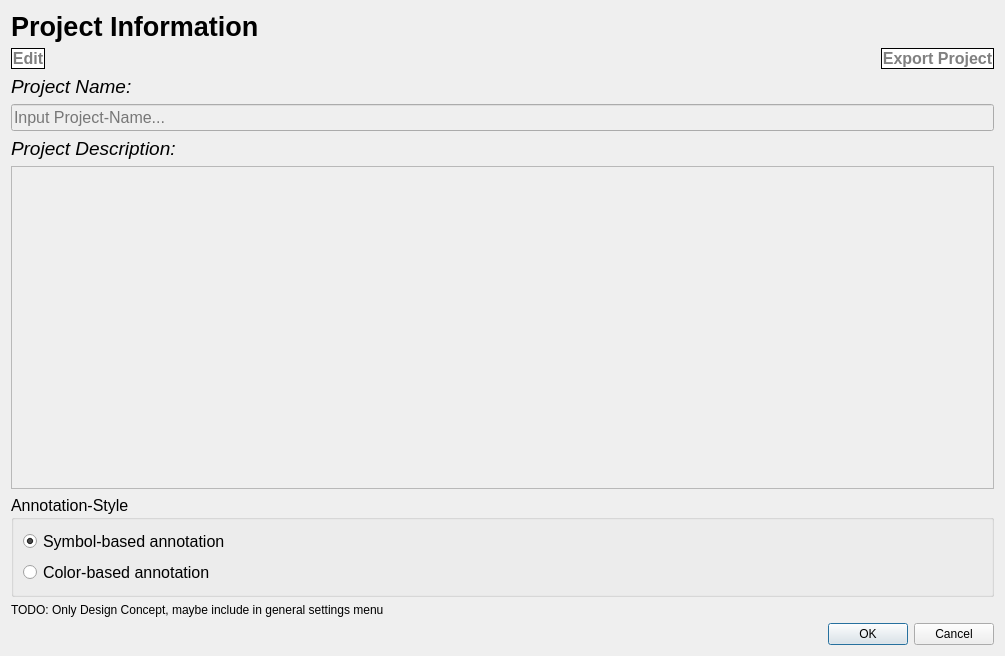
<?xml version="1.0" encoding="UTF-8"?>
<ui version="4.0">
 <class>ProjectInformationDialog</class>
 <widget class="QDialog" name="ProjectInformationDialog">
  <property name="geometry">
   <rect>
    <x>0</x>
    <y>0</y>
    <width>1005</width>
    <height>656</height>
   </rect>
  </property>
  <property name="windowTitle">
   <string>Dialog</string>
  </property>
  <layout class="QVBoxLayout" name="verticalLayout_2">
   <item>
    <widget class="QLabel" name="label_header">
     <property name="sizePolicy">
      <sizepolicy hsizetype="Expanding" vsizetype="Preferred">
       <horstretch>0</horstretch>
       <verstretch>0</verstretch>
      </sizepolicy>
     </property>
     <property name="font">
      <font>
       <pointsize>20</pointsize>
       <bold>true</bold>
      </font>
     </property>
     <property name="text">
      <string>Project Information</string>
     </property>
    </widget>
   </item>
   <item>
    <layout class="QHBoxLayout" name="horizontalLayout">
     <item alignment="Qt::AlignLeft">
      <widget class="QPushButton" name="pushButton">
       <property name="font">
        <font>
         <pointsize>12</pointsize>
         <bold>true</bold>
        </font>
       </property>
       <property name="styleSheet">
        <string notr="true">QPushButton {
    background-color: white;
    border: 1px solid black;
	color: grey;

}

QPushButton:hover {
    background-color: white;
    color: dark grey; 
	text-decoration: underline;
}

QPushButton:pressed {
    background-color: darkgrey;
}

QPushButton:focus {
    border: 1px solid black;
}

QPushButton::menu-indicator {
    image: none;
}</string>
       </property>
       <property name="text">
        <string>Edit</string>
       </property>
       <property name="icon">
        <iconset resource="resources.qrc">
         <normaloff>:/images/images/edit_icon.png</normaloff>:/images/images/edit_icon.png</iconset>
       </property>
       <property name="iconSize">
        <size>
         <width>32</width>
         <height>32</height>
        </size>
       </property>
       <property name="checkable">
        <bool>true</bool>
       </property>
      </widget>
     </item>
     <item alignment="Qt::AlignRight">
      <widget class="QPushButton" name="pushButton_2">
       <property name="font">
        <font>
         <pointsize>12</pointsize>
         <bold>true</bold>
        </font>
       </property>
       <property name="styleSheet">
        <string notr="true">QPushButton {
    background-color: white;
    border: 1px solid black;
	color: grey;

}

QPushButton:hover {
    background-color: white;
    color: dark grey; 
	text-decoration: underline;
}

QPushButton:pressed {
    background-color: darkgrey;
}

QPushButton:focus {
    border: 1px solid black;
}

QPushButton::menu-indicator {
    image: none;
}</string>
       </property>
       <property name="text">
        <string>Export Project</string>
       </property>
       <property name="icon">
        <iconset resource="resources.qrc">
         <normaloff>:/images/images/export_icon.png</normaloff>:/images/images/export_icon.png</iconset>
       </property>
       <property name="iconSize">
        <size>
         <width>32</width>
         <height>32</height>
        </size>
       </property>
       <property name="checkable">
        <bool>false</bool>
       </property>
      </widget>
     </item>
    </layout>
   </item>
   <item>
    <widget class="QLabel" name="label_pname">
     <property name="font">
      <font>
       <pointsize>14</pointsize>
       <italic>true</italic>
      </font>
     </property>
     <property name="text">
      <string>Project Name:</string>
     </property>
    </widget>
   </item>
   <item>
    <widget class="QLineEdit" name="lineEdit_pname">
     <property name="enabled">
      <bool>false</bool>
     </property>
     <property name="font">
      <font>
       <pointsize>12</pointsize>
      </font>
     </property>
     <property name="text">
      <string/>
     </property>
     <property name="maxLength">
      <number>50</number>
     </property>
     <property name="placeholderText">
      <string>Input Project-Name...</string>
     </property>
    </widget>
   </item>
   <item>
    <widget class="QLabel" name="label_pdescr">
     <property name="font">
      <font>
       <pointsize>14</pointsize>
       <italic>true</italic>
      </font>
     </property>
     <property name="text">
      <string>Project Description:</string>
     </property>
    </widget>
   </item>
   <item>
    <widget class="QPlainTextEdit" name="plainTextEdit_pdescr">
     <property name="enabled">
      <bool>false</bool>
     </property>
     <property name="font">
      <font>
       <pointsize>12</pointsize>
      </font>
     </property>
     <property name="plainText">
      <string/>
     </property>
    </widget>
   </item>
   <item>
    <widget class="QGroupBox" name="groupBox_annotationstyle">
     <property name="font">
      <font>
       <pointsize>12</pointsize>
      </font>
     </property>
     <property name="title">
      <string>Annotation-Style</string>
     </property>
     <layout class="QVBoxLayout" name="verticalLayout">
      <item>
       <widget class="QRadioButton" name="radioButton_symbolbased">
        <property name="font">
         <font>
          <pointsize>12</pointsize>
         </font>
        </property>
        <property name="text">
         <string>Symbol-based annotation</string>
        </property>
        <property name="checked">
         <bool>true</bool>
        </property>
       </widget>
      </item>
      <item>
       <widget class="QRadioButton" name="radioButton_colorbased">
        <property name="font">
         <font>
          <pointsize>12</pointsize>
         </font>
        </property>
        <property name="text">
         <string>Color-based annotation</string>
        </property>
       </widget>
      </item>
     </layout>
    </widget>
   </item>
   <item>
    <widget class="QLabel" name="label_test">
     <property name="text">
      <string>TODO: Only Design Concept, maybe include in general settings menu</string>
     </property>
    </widget>
   </item>
   <item>
    <widget class="QDialogButtonBox" name="buttonBox">
     <property name="orientation">
      <enum>Qt::Horizontal</enum>
     </property>
     <property name="standardButtons">
      <set>QDialogButtonBox::Cancel|QDialogButtonBox::Ok</set>
     </property>
    </widget>
   </item>
  </layout>
 </widget>
 <resources>
  <include location="resources.qrc"/>
 </resources>
 <connections>
  <connection>
   <sender>buttonBox</sender>
   <signal>accepted()</signal>
   <receiver>ProjectInformationDialog</receiver>
   <slot>accept()</slot>
   <hints>
    <hint type="sourcelabel">
     <x>227</x>
     <y>637</y>
    </hint>
    <hint type="destinationlabel">
     <x>157</x>
     <y>274</y>
    </hint>
   </hints>
  </connection>
  <connection>
   <sender>buttonBox</sender>
   <signal>rejected()</signal>
   <receiver>ProjectInformationDialog</receiver>
   <slot>reject()</slot>
   <hints>
    <hint type="sourcelabel">
     <x>295</x>
     <y>643</y>
    </hint>
    <hint type="destinationlabel">
     <x>286</x>
     <y>274</y>
    </hint>
   </hints>
  </connection>
  <connection>
   <sender>pushButton</sender>
   <signal>toggled(bool)</signal>
   <receiver>lineEdit_pname</receiver>
   <slot>setEnabled(bool)</slot>
   <hints>
    <hint type="sourcelabel">
     <x>55</x>
     <y>73</y>
    </hint>
    <hint type="destinationlabel">
     <x>124</x>
     <y>137</y>
    </hint>
   </hints>
  </connection>
  <connection>
   <sender>pushButton</sender>
   <signal>toggled(bool)</signal>
   <receiver>plainTextEdit_pdescr</receiver>
   <slot>setEnabled(bool)</slot>
   <hints>
    <hint type="sourcelabel">
     <x>60</x>
     <y>63</y>
    </hint>
    <hint type="destinationlabel">
     <x>446</x>
     <y>329</y>
    </hint>
   </hints>
  </connection>
 </connections>
</ui>
